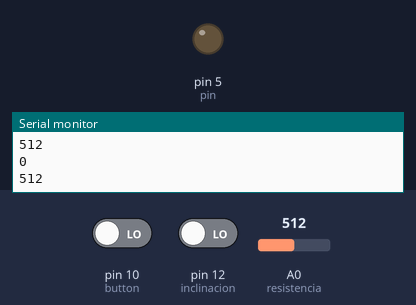
The sketch below on a simulated Arduino Uno, built with avr-gcc and run on an emulated ATmega328P. Shown: output pins drawn as LEDs (lit = HIGH), the last lines printed to the serial monitor. Dashed ring = blinking. The inputs (shaded band) are chosen by the test bench; at power-on: pin 10 (button) LOW, pin 12 (inclinacion) LOW, A0 (resistencia) = 512.

Above: at 1.2 s.
1.3 s: pin 10 (button) driven HIGH and pin 12 (inclinacion) driven HIGH
At 2.2 s:
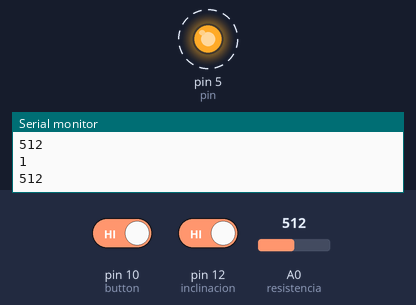
4.3 s: pin 10 (button) driven LOW
At 5.2 s:
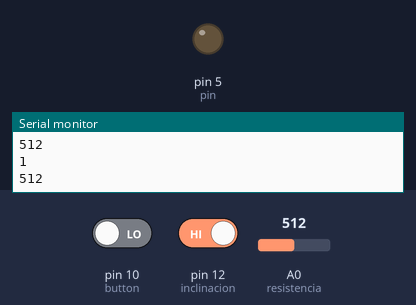
6.1 s: pin 10 (button) driven HIGH
At 6.7 s:
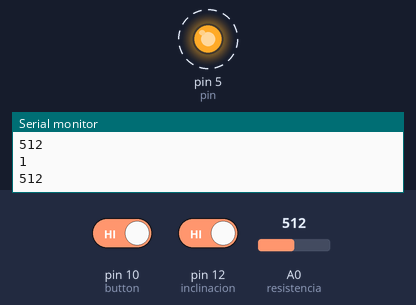
9.1 s: pin 12 (inclinacion) driven LOW
At 10.4 s:
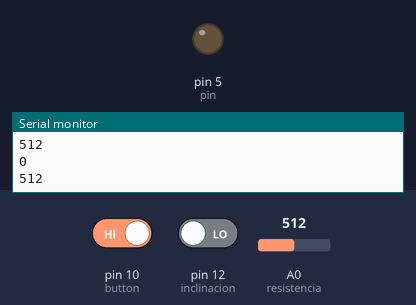
Timing chart, 0 to 11.9 s (numbered marks = the images above; inputs shaded):
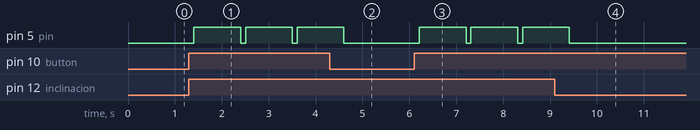

The sketch:

led_7_colores.ino
```cpp
int pin=5;
int inclinacion=12;
int button=10;
int resistencia=A0;

int inc;
int valor;
int vres;
void setup() {
  pinMode(pin,OUTPUT);
  pinMode(inclinacion,INPUT);
  pinMode(button,INPUT);
  Serial.begin(9600);


}

void loop() {
  inc=digitalRead(inclinacion);
  valor=digitalRead(button);
  vres=analogRead(resistencia);

  Serial.println(inc);
  Serial.println(vres);
  delay(100);

  if(inc==HIGH&&valor==HIGH){
    digitalWrite(pin,HIGH);
    delay(1000);
    digitalWrite(pin,LOW);
  }

}
```

Measured:
- after the input at 1.3 s, pin 5 (pin): alternates HIGH for 1.0 s and LOW for 0.10 s, starting after 0.11 s
- after the input at 4.3 s, pin 5 (pin): goes on until 4.6 s, then stays LOW
- after the input at 6.1 s, pin 5 (pin): alternates HIGH for 1.0 s and LOW for 0.10 s, starting after 0.11 s
- after the input at 9.1 s, pin 5 (pin): goes on until 9.4 s, then stays LOW
